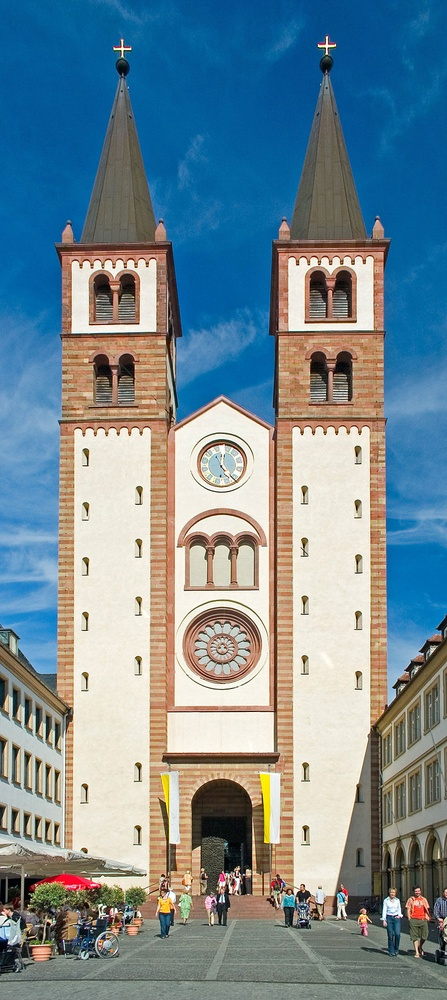
#> input picture test3.jpg, 447 x 1000 px, shrunk from 800 x 1788 before the run
$ python aufgabe4_1.py
#> lines starting #> are read from the running program, lines starting #| are printed output that depends on the picture
# -*- coding: utf-8 -*-
"""
Created on Tue May 12 14:58:16 2020

@author: logam
"""


import matplotlib.pyplot as plt
import numpy as np
import cv2

img = cv2.imread('test3.jpg')
#> img is the input picture: shape (1000, 447, 3); mean B, G, R 147.5, 138, 116.8
plt.figure(dpi=300)
img = cv2.cvtColor(img, cv2.COLOR_BGR2GRAY)
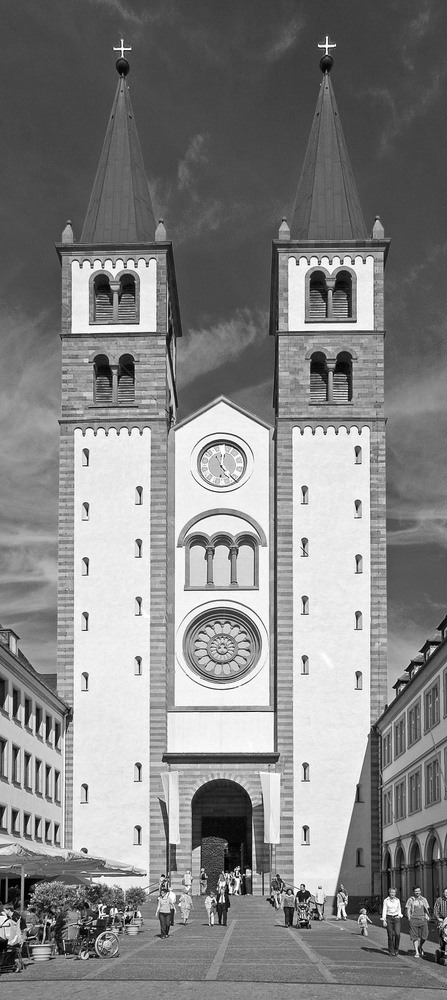
#> img: shape (1000, 447); min 0, max 255, mean 132.7

print(img)
#> (printed output is left out)

hist, bins = np.histogram(img.flatten(), 256,[0,256])
#> hist = 256 values, max 9793 at index 71, min 10 at index 255, mean 1746.1; bins = 257 values from 0 to 256

equ = cv2.equalizeHist(img)
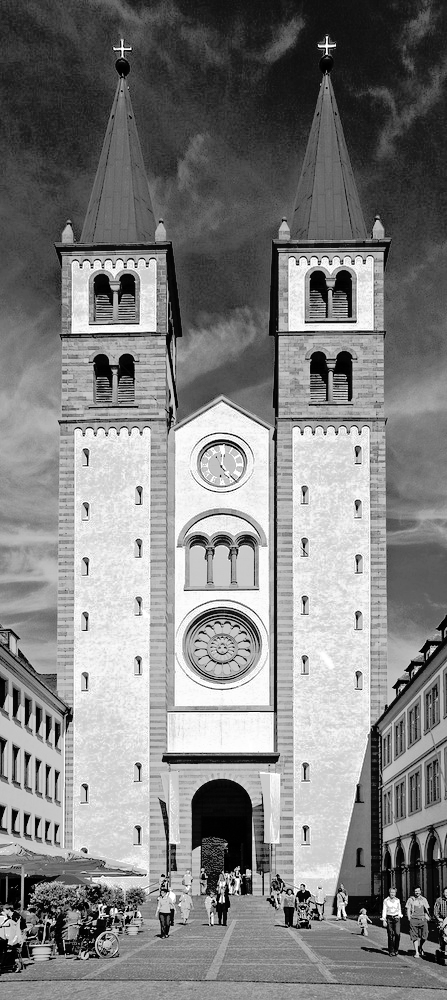
#> equ: shape (1000, 447); min 0, max 255, mean 128.5

plt.hist(img.flatten(),256,[0,256], color="r")

#pls.imshow()

plt.subplot(121),plt.hist(img.flatten(),256,[0,256], color="r"),plt.title('Histogramm')

plt.subplot(122),plt.imshow(img, cmap='gray'),plt.title('Original')
plt.xticks([]), plt.yticks([])
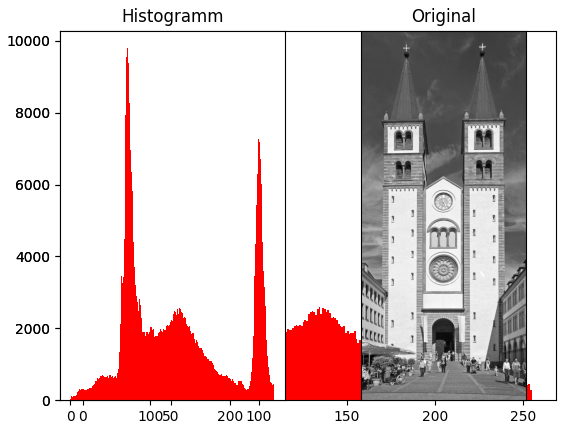
#> figure drawn by matplotlib, 3 panels; panel 1: tallest bar 9793 high, from x = 71 to 72; panel 2: tallest bar 9793 high, from x = 71 to 72

$ run again, with test4.jpg copied over test3.jpg
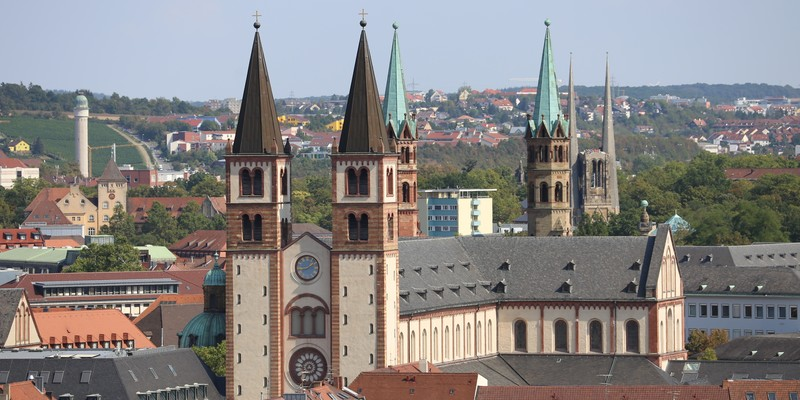
#> input picture test4.jpg, 800 x 400 px
#> img is the input picture: shape (400, 800, 3); mean B, G, R 130.3, 131.5, 135.1
#> `img = cv2.cvtColor(img, cv2.COLOR_BGR2GRAY)`:
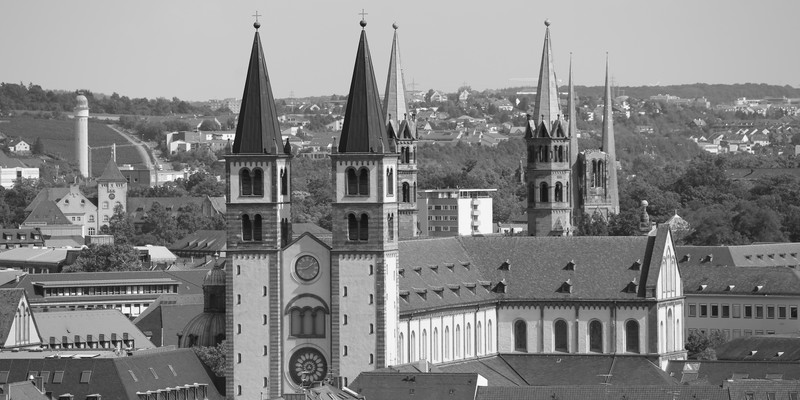
#> img: shape (400, 800); min 7, max 255, mean 132.4
#> (printed output is left out)
#> hist = 256 values, max 14846 at index 201, min 0 at index 0, mean 1250; bins = 257 values from 0 to 256
#> `plt.xticks([]), plt.yticks([])`:
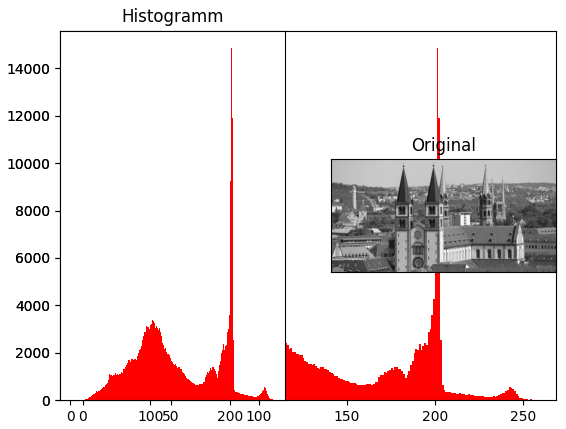
#> figure drawn by matplotlib, 3 panels; panel 1: tallest bar 14846 high, from x = 201 to 202; panel 2: tallest bar 14846 high, from x = 201 to 202

$ run again, with rotation1.JPG copied over test3.jpg
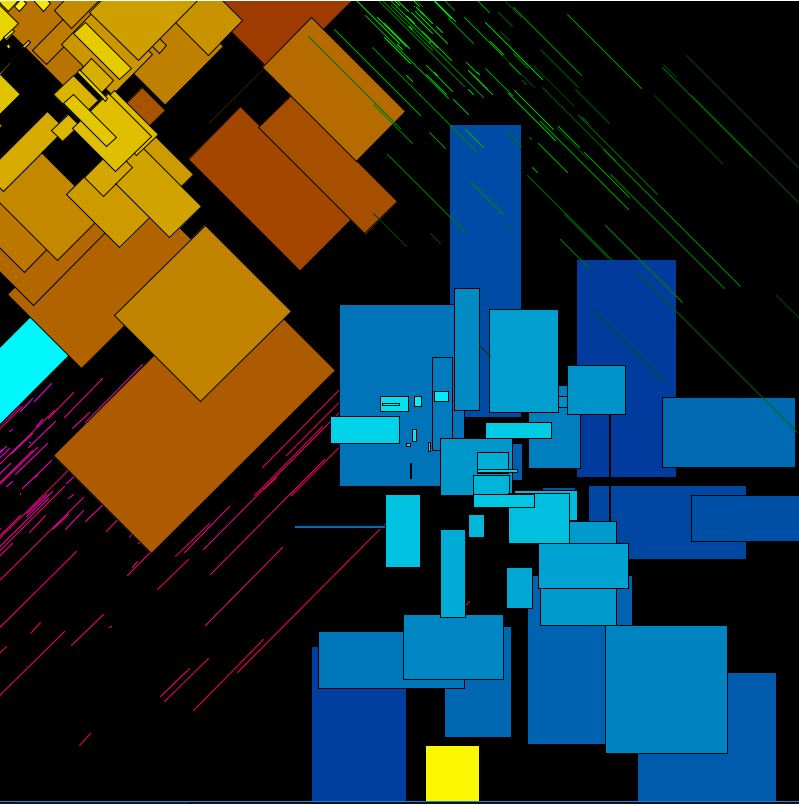
#> input picture rotation1.JPG, 799 x 804 px
#> img is the input picture: shape (804, 799, 3); mean B, G, R 53, 56.1, 39.8
#> `img = cv2.cvtColor(img, cv2.COLOR_BGR2GRAY)`:
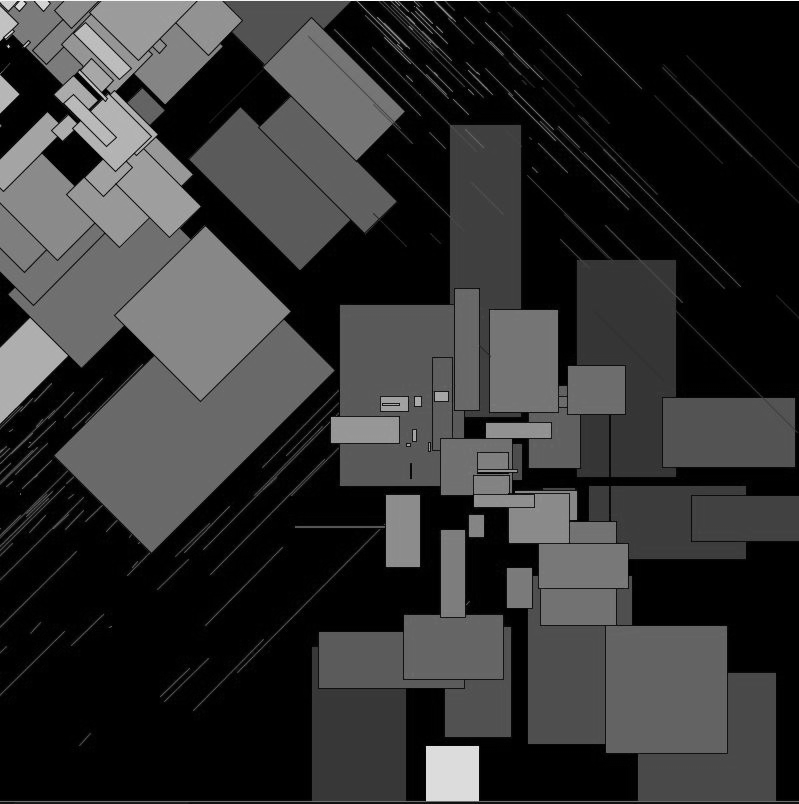
#> img: shape (804, 799); min 0, max 255, mean 50.9
#> (printed output is left out)
#> hist = 256 values, max 187625 at index 0, min 0 at index 231, mean 2509.4; bins = 257 values from 0 to 256
#> `plt.xticks([]), plt.yticks([])`:
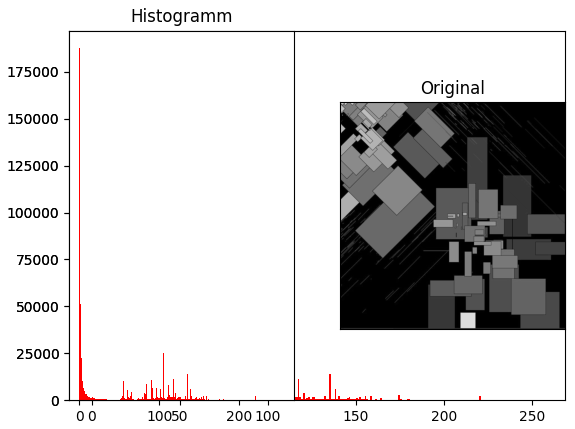
#> figure drawn by matplotlib, 3 panels; panel 1: tallest bar 187625 high, from x = 0 to 1; panel 2: tallest bar 187625 high, from x = 0 to 1
